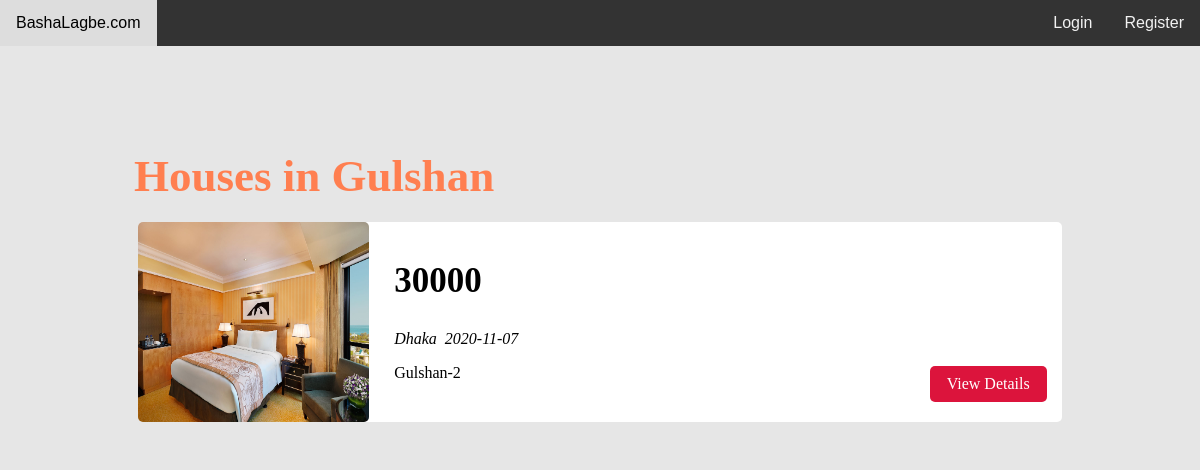
The page /area/gulshan.php on the database its author committed.
### tables this page shows
CREATE TABLE `rent` (
  `rent_id` int(11) NOT NULL,
  `city` varchar(25) NOT NULL,
  `area` varchar(25) NOT NULL,
  `address` varchar(255) NOT NULL,
  `rent_fee` int(11) NOT NULL,
  `picture` varchar(255) NOT NULL,
  `rooms` int(11) NOT NULL,
  `kitchen` int(11) NOT NULL,
  `bathroom` int(11) NOT NULL,
  `user_id` int(11) NOT NULL,
  `date` date NOT NULL DEFAULT current_timestamp()
);

### area/gulshan.php (the view, shortened to what this page needs)
<html>
<head>
	<link rel="stylesheet" href="../index-style.css">
</head>
<body>
	<?php include("../header.php"); ?>
	<div class="page-wrapper">
        <?php
       echo "<div class='content clearfix'>";
        echo    "<div class='main-content'>";
        echo    "<h1 class='recent-post-title'>Houses in Gulshan</h1>";
			$connect = mysqli_connect("localhost", "root", "", "bashalagbe");
			$query = "SELECT * FROM rent
			WHERE area='gulshan'";
			$query_run = mysqli_query($connect, $query);
			while ($row = mysqli_fetch_array($query_run))
			{
				$postid = $row['rent_id'];
				echo "<div class='post'>";
				echo   "<img src='../images/" .$row['picture']. "' class='post-image'>";
				echo	"<div class='post-preview'>";
				echo		"<h2><a href='../rent.php?rentid= $postid'>" .$row['rent_fee']. "</a></h2>";
				echo		"<i class='far fa-user'> " .$row['city']. "</i>";
				echo		" <i class='far fa-calendar-alt'> " .$row['date']. "</i>";
				echo		"<p class='preview-text'>"
								.$row['address'].
							"</p>";
				echo		"<a href='../rent.php?rentid= $postid' class='btn read-more'>View
				Details</a>";
				echo	"</div>";
                echo "</div>";
			}
    echo "</div>";
   echo "</div>";
    ?>
</div>
</body>
</html>

### index-style.css (style rules this page uses)
* { box-sizing: border-box; }
html, body { height: 100%; margin: 0; padding: 0; background-color: #e6e6e6; font-family: 'Lora', serif; }
a { text-decoration: none; color: inherit; }
.clearfix::after { content: ''; display: block; clear: both; }
.page-wrapper { min-height: 100%; }
.content { width: 90%; margin: 30px auto 30px; }
.content .main-content { width: 95%; float: left; padding-left: 5%; margin-top: 5%; }
.content .main-content .post { width: 95%; height: 200px; margin: 20px auto; border-radius: 5px; background-color: white; position: relative; }
.content .main-content .post .post-image { width: 25%; height: 100%; float: left; border-radius: 5px; }
.content .main-content .post .post-preview { width: 75%; padding: 10px; float: right; padding-left: 25px; }
.content .main-content .post .post-preview h2 { font-size: 35px; }
.content .main-content .recent-post-title { margin: 20px; font-family: bell mt; font-size: 45px; color: coral; }
.content .main-content .post .read-more { position: absolute; bottom: 20px; right: 15px; }
.btn { padding: 0.5rem 1rem; background-color: crimson; border: 1px solid transparent; border-radius: 5px; color: white; transition: 0.5s all ease-out; float: right; }

### rows shown on the page
rent: picture (picture), rent_fee "30000", city "Dhaka", date "2020-11-07", address "Gulshan-2"
